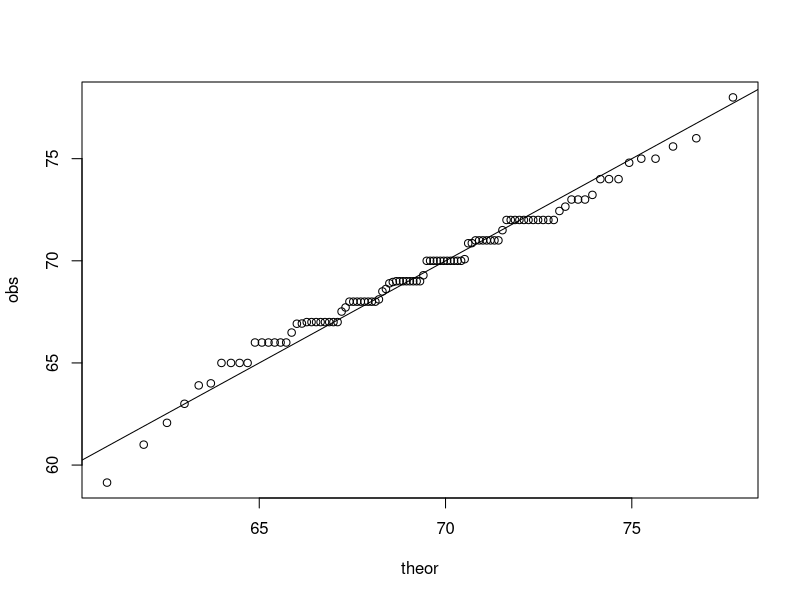
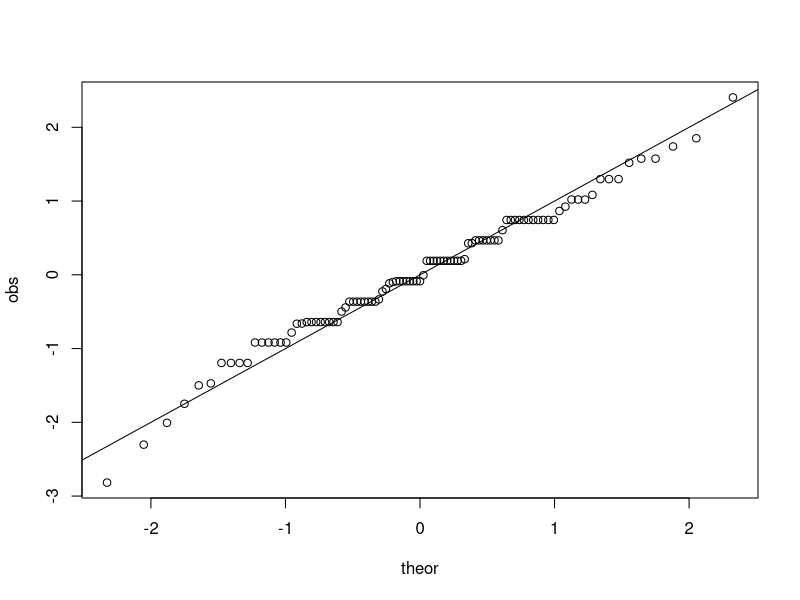

These charts were generated, in order, by the following R code:
library(dslabs)
library(tidyverse)
data("heights")

index <- heights$sex=='Male'

x <- heights$height[index]

z <- scale(x)

mean(x <= 69.5)

p <- seq(0.01,0.99,0.01)

obs <- quantile(x,p)

theor <- qnorm(p,mean = mean(x),sd = sd(x))

plot(theor,obs)
abline(0,1)

obs <- quantile(z,p)

theor <- qnorm(p,mean = mean(z),sd = sd(z))

plot(theor,obs)
abline(0,1)
